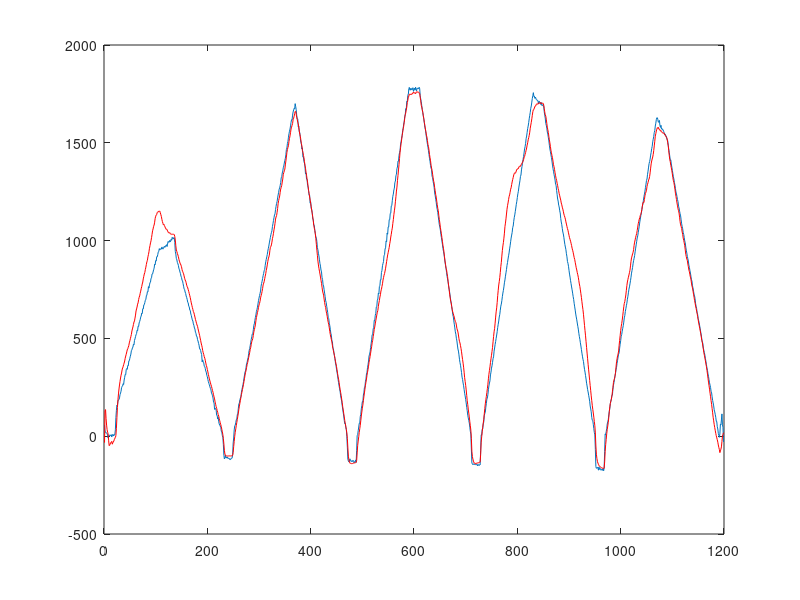
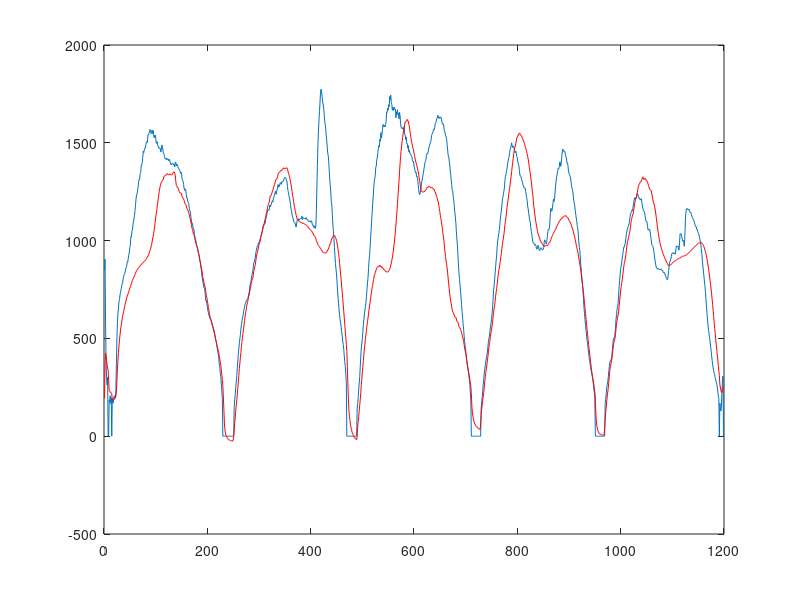

Reproduce these figures in MATLAB, in order.
clc; clear all;
load('Input_data')
load('Output_data')
mu = 0.5; 
scmin = -.5;
scmax = .5;
[n nI] = size(Input_data);
[n no] = size(Output_data);
smin = min([Input_data Output_data]);
smax = max([Input_data Output_data]);
ScaleFac = (scmax- scmin)./(smax- smin);
for i = 1:nI
    Iput(:,i) = scmin +(Input_data(:,i)- smin(i))*ScaleFac(i);
end
for i = 1:no
    Oput(:,i) = scmin + (Output_data(:,i) - smin(i+nI))*ScaleFac(i+nI);
end
u0 = Iput;
Z = Oput;
w1 = scmin+(scmax-scmin).*rand(2,2); 
w2 = scmin+(scmax-scmin).*rand(2,2);
for j = 1:200
for i = 1 : n
y1(i,:) = u0(i,:)*w1';
u1(i,:) = tanh(y1(i,:));
y2(i,:) = u1(i,:)*w2';
u2(i,:) = tanh(y2(i,:));
e2bk(i,:) = (sech(y2(i,:)).^2).*(Z(i,:)-u2(i,:));
e1bk(i,:) = (sech(y1(i,:)).^2).*(e2bk(i,:)*w2);
w2 = w2 + mu.*e2bk(i,:)'*(u1(i,:));
w1 = w1 + mu.*e1bk(i,:)'*(u0(i,:));
end
end
for i = 1:nI
    DSIput(:,i) = smin(i) + (Iput(:,i) - scmin)/ScaleFac(i);
end
for i = 1:no
    DSOput(:,i) = smin(i+nI) + (Oput(:,i) - scmin)/ScaleFac(i+nI);
end
for i = 1:no
    predict(:,i) = smin(i+nI) + (u2(:,i)-scmin)/ScaleFac(i+nI);
end
plot(DSOput(:,1))
hold on
plot(predict(:,1),'r')
figure
plot(DSOput(:,2))
hold on
plot(predict(:,2),'r')